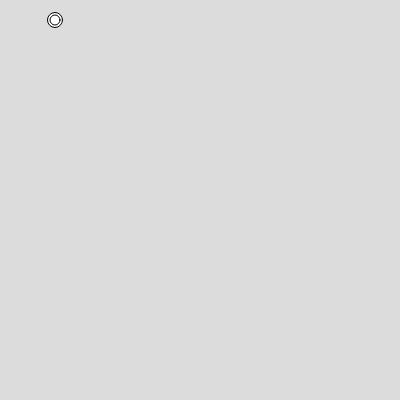
Frame 1 (no input)
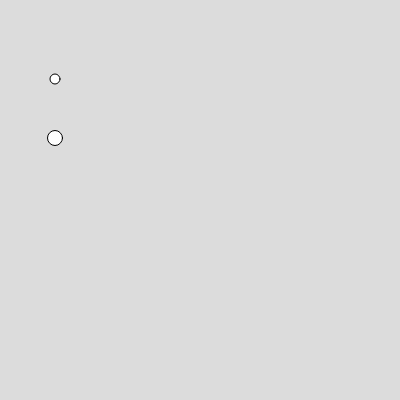
Frame 60 (no input)
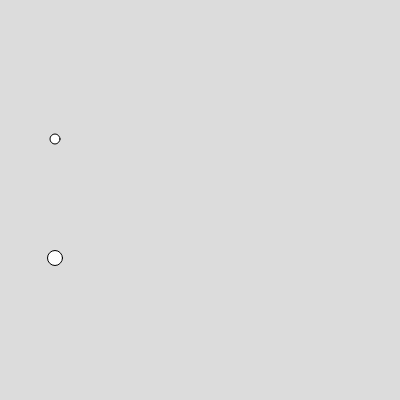
Frame 120 (the mouse pressed at the canvas centre since frame 60)

The p5.js sketch that drew these frames (run headless with seeded random() and noise() and a simulated clock; from frame 60 on, the mouse is pressed at the canvas centre):

// p5.js sketch
// ── sketch.js
var singleSnowflake = {
  // define properties as "label: value"
  // seperated by commas
	size: 10,
	x: 55,
	y: 20,
	speed: 2,
  
  // Methods are next
  //  methodName: function(){
        // code inside function
  //  },

  display: function(){
    ellipse(this.x, this.y, this.size);
  },
  
  move: function(){
    this.y = this.y + this.speed;
    if(this.y > height)
    {
      this.y = 0;
    }
  }
  
};

var anotherSnowflake = {
  // define properties as "label: value"
  // seperated by commas
	size: 10,
	x: 55,
	y: 20,
	speed: 1,
  
  // Methods are next
  //  methodName: function(){
        // code inside function
  //  },

  display: function(){
    ellipse(this.x, this.y, this.size);
  },
  
  move: function(){
    this.y = this.y + this.speed;
    if(this.y > height)
    {
      this.y = 0;
    }
  }
  
};

function setup() {
  createCanvas(400, 400);
  
  singleSnowflake.size = 15;
  console.log(singleSnowflake.x);
  console.log(singleSnowflake.y);
  console.log(singleSnowflake.size);
  console.log(singleSnowflake.speed);
  console.log(singleSnowflake);
  console.log(anotherSnowflake);
}

function draw() {
  background(220);

  singleSnowflake.display();
  singleSnowflake.move();
  
  anotherSnowflake.display();
  anotherSnowflake.move();
  
  // This gives an error because we need to know which object contains move()
  // move();
  
}
